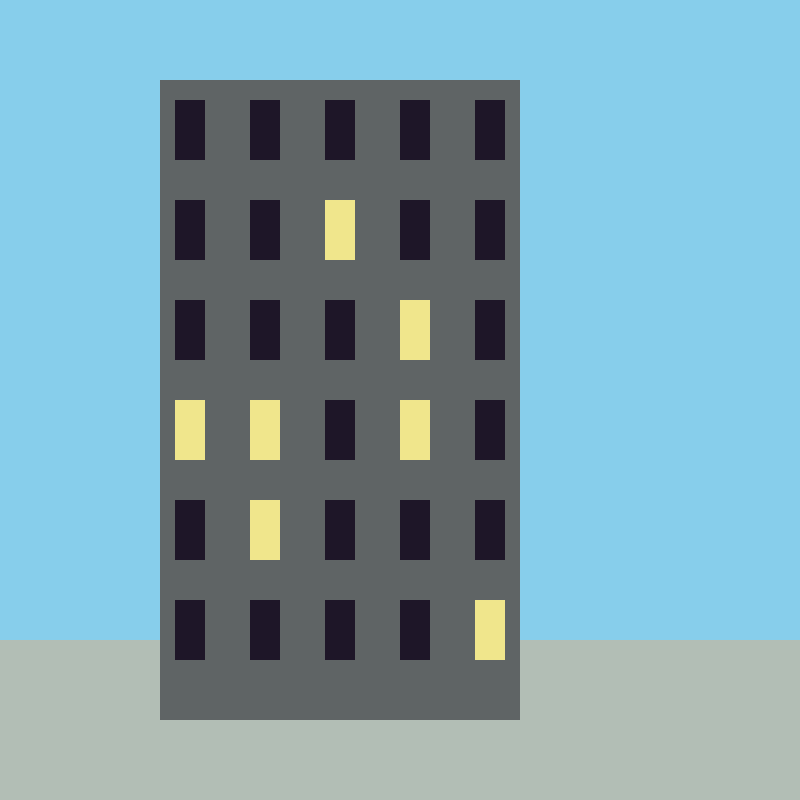

Generate this figure with Python:
import numpy as np
from PIL import Image
w , h = 800 , 800 
img = np.zeros((w,h,3) ,dtype=np.uint8 )
img[:] =(135, 206 ,235) # the RGB colors assigned to img 
#img[top:bottom , left:right ]
img [int (h* .80 ) :h , 0:w] =(178 , 190 ,181) # the road 
img [int (h* .1) :int (h*.9), int(w*.2):int(w*.65)] =(95, 100 ,101)# el3mara
#windows 
for row in range(6):
    for col in range (5):
        if np.random.randint(0,8)==5 :
            win_color = (240 , 230 , 140)
        else :
            win_color=(30 , 22, 40)
        img[int(h*.1 +100 * row +20 ): int (h*.1 +100 * row +60+20)
            , int (w*.2 +75*col +15 ): int (w*.2 +75*col +30+15)] = win_color
Image.fromarray(img).save('3mara.png') 